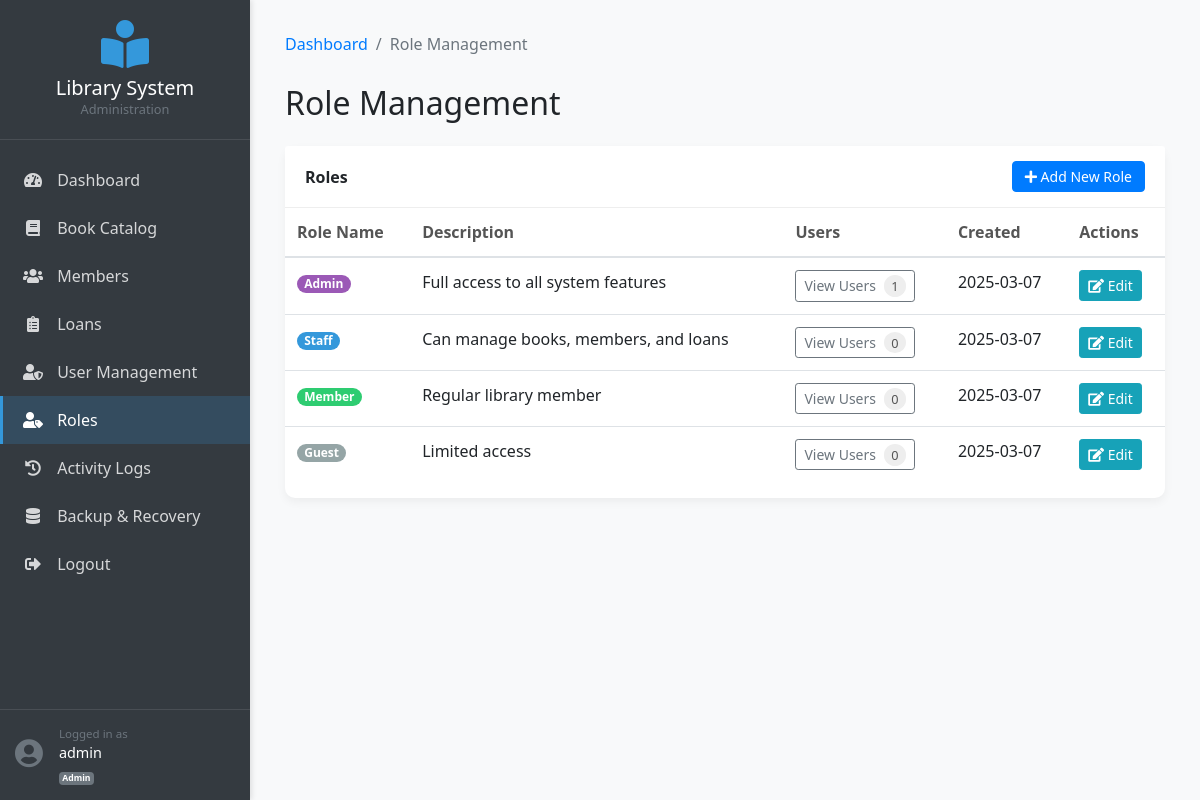
The page /admin/roles (signed in) on the database its author committed.
### models.py (models this page shows, shortened)
class User(db.Model):
    __tablename__ = 'users'
    UserID = db.Column(db.Integer, primary_key=True)
    Username = db.Column(db.String(50), unique=True, nullable=False)
    PasswordHash = db.Column(db.String(255), nullable=False)
    Email = db.Column(db.String(100), unique=True, nullable=False)
    FirstName = db.Column(db.String(50))
    LastName = db.Column(db.String(50))
    IsActive = db.Column(db.Boolean, default=True)
    LastLogin = db.Column(db.DateTime)
    CreatedAt = db.Column(db.DateTime, default=datetime.now)
    UpdatedAt = db.Column(db.DateTime, default=datetime.now, onupdate=datetime.now)
    roles = db.relationship('Role', secondary=user_roles, lazy='joined',
                          backref=db.backref('users', lazy=True))
    logs = db.relationship('ActivityLog', backref='user', lazy=True)
    @property
    def password(self):
        raise AttributeError('password is not a readable attribute')

class Role(db.Model):
    __tablename__ = 'roles'
    RoleID = db.Column(db.Integer, primary_key=True)
    RoleName = db.Column(db.String(50), unique=True, nullable=False)
    Description = db.Column(db.String(255))
    CreatedAt = db.Column(db.DateTime, default=datetime.now)
    UpdatedAt = db.Column(db.DateTime, default=datetime.now, onupdate=datetime.now)
    @property
    def UserCount(self):
        return len(self.users)

### app.py (the view)
@app.route('/admin/roles')
@admin_required
def admin_roles():
    roles = Role.query.all()
    return render_template('roles.html', roles=roles)

### auth.py (called while the page is built)
def admin_required(f):
    @wraps(f)
    def decorated_function(*args, **kwargs):
        if 'user_id' not in session:
            flash('Please login to access this page.')
            return redirect(url_for('auth.login', next=request.url))
        if not g.user or not any(role in g.roles for role in ['Admin']):
            flash('You do not have permission to access this page.')
            return redirect(url_for('index'))
        return f(*args, **kwargs)
    return decorated_function

@auth.before_app_request
def load_logged_in_user():
    user_id = session.get('user_id')
    if user_id is None:
        g.user = None
        g.roles = []
    else:
        g.user = User.query.get(user_id)
        if g.user:
            g.roles = [role.RoleName for role in g.user.roles]
        else:
            g.roles = []

### templates/roles.html (shortened to what this page needs)
<!DOCTYPE html>
<html lang="en">
<head>
    <link rel="stylesheet" href="https://stackpath.bootstrapcdn.com/bootstrap/4.5.2/css/bootstrap.min.css">
    <link rel="stylesheet" href="https://cdnjs.cloudflare.com/ajax/libs/font-awesome/5.15.3/css/all.min.css">
</head>
<body>
    <div class="sidebar">
        <div class="logo">
            <i class="fas fa-book-reader"></i>
            <h5 class="mt-2 mb-0">Library System</h5>
            <p class="small text-muted mb-0">Administration</p>
        </div>
        <ul class="nav flex-column mt-3">
            <li class="nav-item">
                <a class="nav-link" href="{{ url_for('dashboard') }}">
                    <i class="fas fa-tachometer-alt"></i> Dashboard
                </a>
            </li>
            <li class="nav-item">
                <a class="nav-link" href="{{ url_for('catalog') }}">
                    <i class="fas fa-book"></i> Book Catalog
                </a>
            </li>
            <li class="nav-item">
                <a class="nav-link" href="{{ url_for('list_members') }}">
                    <i class="fas fa-users"></i> Members
                </a>
            </li>
            <li class="nav-item">
                <a class="nav-link" href="{{ url_for('list_loans') }}">
                    <i class="fas fa-clipboard-list"></i> Loans
                </a>
            </li>
            <li class="nav-item">
                <a class="nav-link" href="{{ url_for('admin_users') }}">
                    <i class="fas fa-user-shield"></i> User Management
                </a>
            </li>
            <li class="nav-item">
                <a class="nav-link active" href="{{ url_for('admin_roles') }}">
                    <i class="fas fa-user-tag"></i> Roles
                </a>
            </li>
            <li class="nav-item">
                <a class="nav-link" href="{{ url_for('admin_logs') }}">
                    <i class="fas fa-history"></i> Activity Logs
                </a>
            </li>
            <li class="nav-item">
                <a class="nav-link" href="{{ url_for('admin_backup') }}">
                    <i class="fas fa-database"></i> Backup & Recovery
                </a>
            </li>
            <li class="nav-item">
                <a class="nav-link" href="{{ url_for('auth.logout') }}">
                    <i class="fas fa-sign-out-alt"></i> Logout
                </a>
            </li>
        </ul>
        <div class="user-info">
            <div class="d-flex align-items-center">
                <div class="mr-3">
                    <i class="fas fa-user-circle fa-2x text-muted"></i>
                </div>
                <div>
                    <small class="d-block text-muted">Logged in as</small>
                    <span>{{ g.user.Username }}</span>
                    <small class="d-block text-muted mt-1">
                        {% for role in g.roles %}
                            <span class="badge badge-secondary">{{ role }}</span>
                        {% endfor %}
                    </small>
                </div>
            </div>
        </div>
    </div>
    <div class="main-content">
        <div class="container-fluid">
            <nav aria-label="breadcrumb">
                <ol class="breadcrumb bg-transparent px-0">
                    <li class="breadcrumb-item"><a href="{{ url_for('dashboard') }}">Dashboard</a></li>
                    <li class="breadcrumb-item active" aria-current="page">Role Management</li>
                </ol>
            </nav>
            <h2 class="mb-4">Role Management</h2>
            <div class="card">
                <div class="card-header">
                    <span>Roles</span>
                    <button class="btn btn-primary" data-toggle="modal" data-target="#addRoleModal">
                        <i class="fas fa-plus"></i> Add New Role
                    </button>
                </div>
                <div class="card-body p-0">
                    <div class="table-responsive">
                        <table class="table">
                            <thead>
                                <tr>
                                    <th>Role Name</th>
                                    <th>Description</th>
                                    <th>Users</th>
                                    <th>Created</th>
                                    <th>Actions</th>
                                </tr>
                            </thead>
                            <tbody>
                                {% for role in roles %}
                                <tr>
                                    <td>
                                        <span class="badge badge-pill role-{{ role.RoleName }}">{{ role.RoleName }}</span>
                                    </td>
                                    <td>{{ role.Description or '-' }}</td>
                                    <td>
                                        <button class="btn btn-sm btn-outline-secondary" data-toggle="modal" data-target="#viewUsersModal-{{ role.RoleID }}">
                                            View Users <span class="user-counter ml-1">{{ role.UserCount }}</span>
                                        </button>
                                    </td>
                                    <td>{{ role.CreatedAt.strftime('%Y-%m-%d') if role.CreatedAt else '-' }}</td>
                                    <td>
                                        <button class="btn btn-sm btn-info" data-toggle="modal" data-target="#editRoleModal-{{ role.RoleID }}">
                                            <i class="fas fa-edit"></i> Edit
                                        </button>
                                    </td>
                                </tr>
                                {% endfor %}
                            </tbody>
                        </table>
                    </div>
                </div>
            </div>
        </div>
    </div>
</body>
</html>

### templates/roles.html (style rules this page uses)
:root { --primary-color: #3498db; --primary-dark: #2980b9; --secondary-color: #2ecc71; --secondary-dark: #27ae60; --warning-color: #f39c12; --danger-color: #e74c3c; --light-color: #f8f9fa; --dark-color: #343a40; }
body { background-color: #f8f9fa; font-family: 'Segoe UI', Tahoma, Geneva, Verdana, sans-serif; }
.sidebar { background-color: var(--dark-color); color: white; min-height: 100vh; box-shadow: 2px 0 5px rgba(0, 0, 0, 0.1); position: fixed; left: 0; top: 0; bottom: 0; width: 250px; overflow-y: auto; }
.sidebar .logo { padding: 20px; text-align: center; border-bottom: 1px solid rgba(255,255,255,0.1); }
.sidebar .logo i { font-size: 48px; color: var(--primary-color); }
.sidebar .nav-link { color: rgba(255,255,255,0.8); padding: 12px 20px; border-radius: 0; border-left: 3px solid transparent; }
.sidebar .nav-link.active { background-color: rgba(52, 152, 219, 0.2); color: white; border-left: 3px solid var(--primary-color); }
.sidebar .nav-link i { margin-right: 10px; width: 20px; text-align: center; }
.sidebar .user-info { padding: 15px; border-top: 1px solid rgba(255,255,255,0.1); font-size: 0.9em; position: absolute; bottom: 0; width: 100%; }
.main-content { margin-left: 250px; padding: 20px; }
.card { border: none; border-radius: 10px; box-shadow: 0 4px 10px rgba(0, 0, 0, 0.05); margin-bottom: 20px; }
.card-header { background-color: white; border-bottom: 1px solid #eee; font-weight: 600; padding: 15px 20px; display: flex; align-items: center; justify-content: space-between; }
.card-header .btn { padding: 0.25rem 0.75rem; font-size: 0.875rem; }
.table th { border-top: none; color: #555; font-weight: 600; }
.role-Admin { background-color: #9b59b6; color: white; }
.role-Staff { background-color: #3498db; color: white; }
.role-Member { background-color: #2ecc71; color: white; }
.role-Guest { background-color: #95a5a6; color: white; }
.user-counter { font-size: 0.8rem; padding: 0.15em 0.6em; border-radius: 50%; background-color: #eee; color: #555; }

### rows shown on the page
User: user.Username "admin"
Role: RoleName "Admin", Description "Full access to all system features", UserCount "1", CreatedAt "2025-03-07"
Role: RoleName "Staff", Description "Can manage books, members, and loans", UserCount "0", CreatedAt "2025-03-07"
Role: RoleName "Member", Description "Regular library member", UserCount "0", CreatedAt "2025-03-07"
Role: RoleName "Guest", Description "Limited access", UserCount "0", CreatedAt "2025-03-07"
